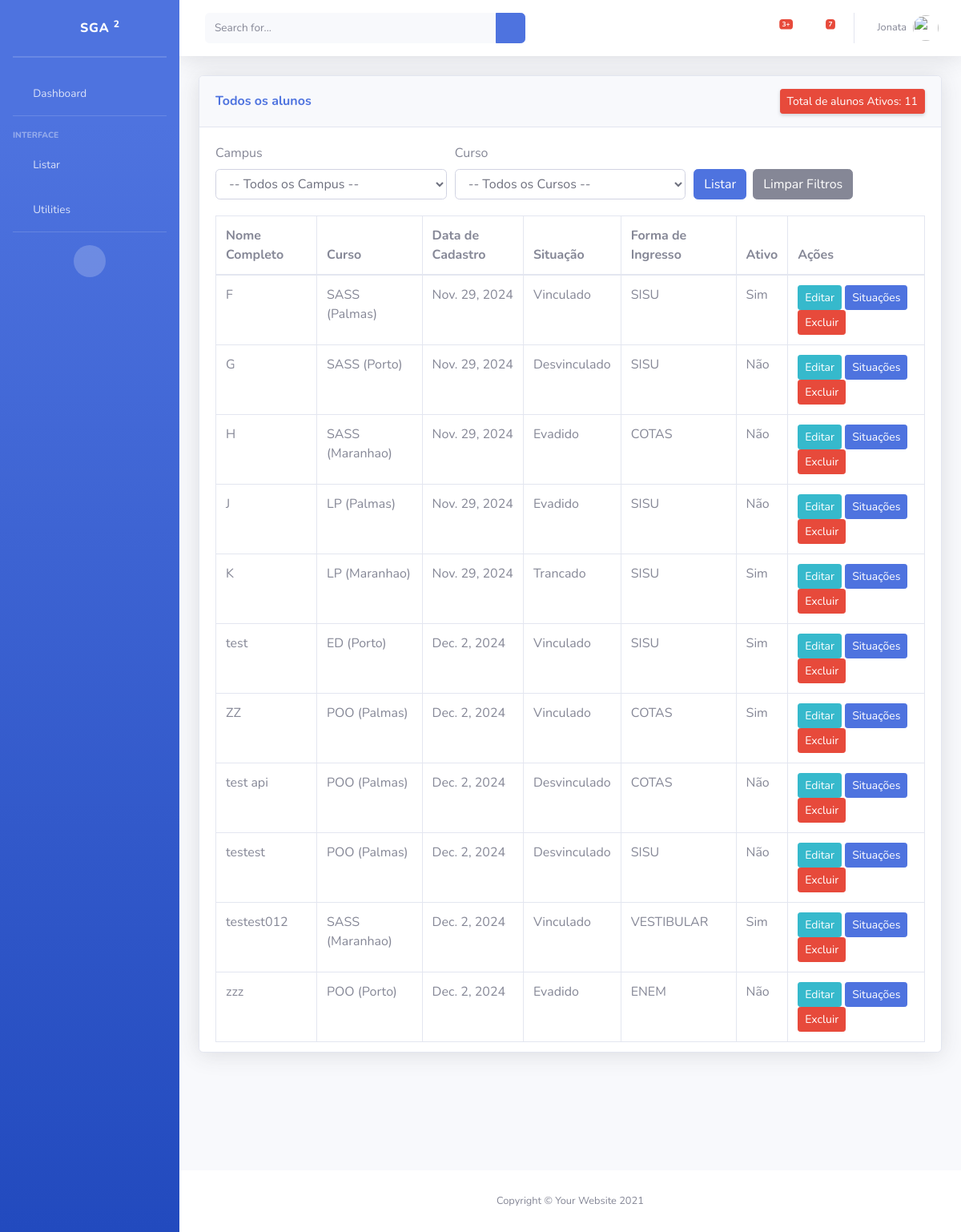
Before: /alunos/ with the older database file.
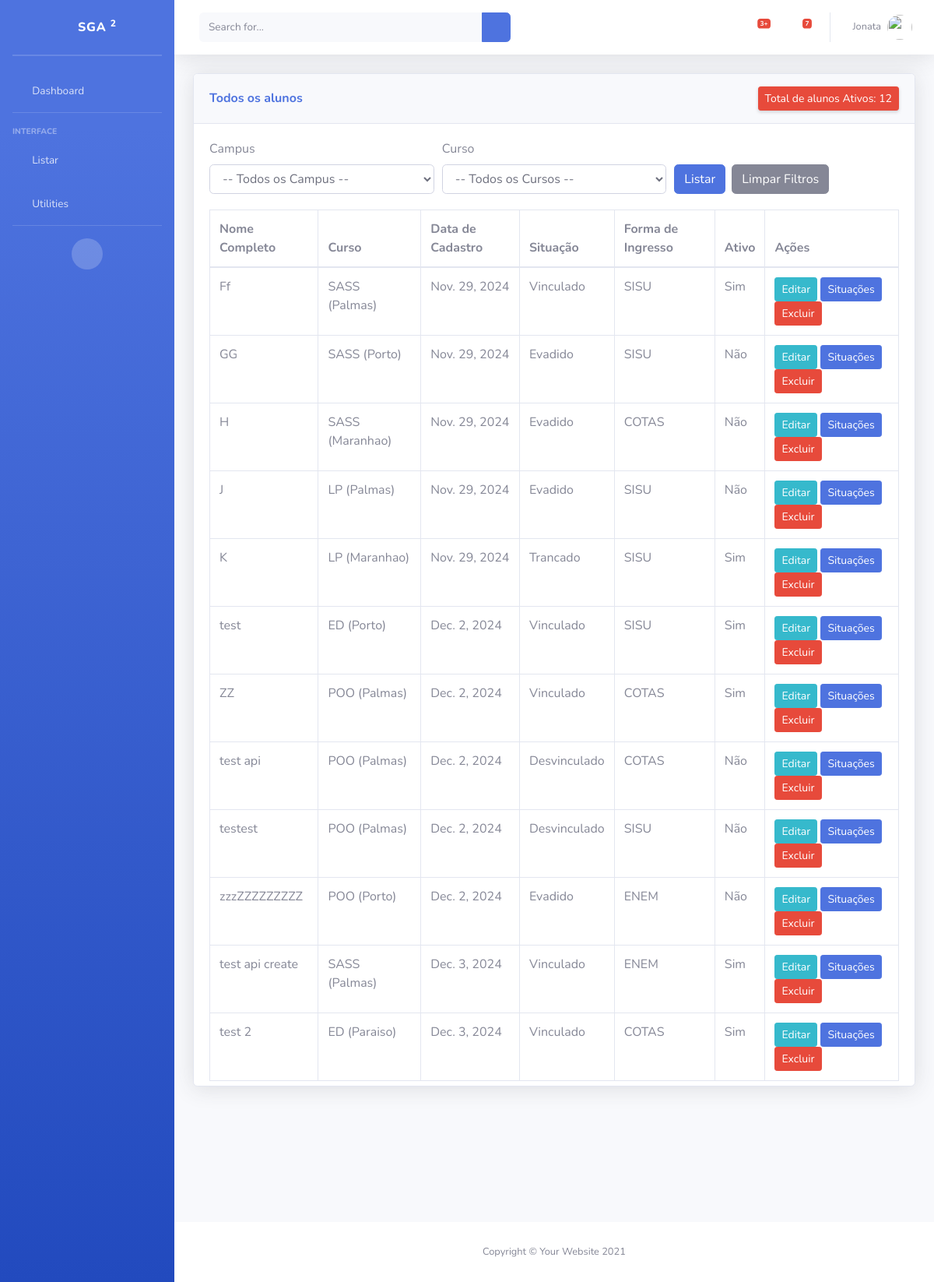
After: the same page with the newer database file.
### piloto/models/Aluno.py (models this page shows, shortened)
class Aluno(models.Model):
    nomeCompleto = models.CharField('Nome completo', max_length=500, help_text='')
    cpf = models.CharField('CPF', max_length=11, unique=True, help_text='')
    matricula = models.CharField('Matricula', max_length=10, unique=True, editable=False)
    curso = models.ForeignKey(Curso, verbose_name="Curso", on_delete=models.PROTECT)
    dataNascimento = models.DateField("Data de nascimento", null=True, blank=True)
    foto = models.ImageField("Foto Aluno", upload_to='alunos_fotos/', blank=True, null=True)
    formaIngresso = models.ForeignKey(FormaIngresso, verbose_name="Forma de Ingresso", on_delete=models.PROTECT)
    situacao = models.ForeignKey(Situacao, verbose_name="Situacao", on_delete=models.PROTECT, null=True, blank=True)
    dataCadastro = models.DateField('data de cadastro', default=date.today)
    dataUpdate = models.DateTimeField('Ultima atualização', auto_now=True)
    ativo = models.BooleanField("Ativo", default=True)
    class Meta:
        verbose_name = "Aluno"
        verbose_name_plural = "Alunos"

### piloto/models/Curso.py (models this page shows)
class Curso(models.Model):
    nome = models.CharField("Nome do Curso", max_length=100)
    campus = models.ForeignKey(Campus, verbose_name="Campus", on_delete=models.PROTECT)
    class Meta:
        verbose_name = "Curso"
        verbose_name_plural = "Cursos"
    def __str__(self):
        return f"{self.nome} ({self.campus.nome})"

### piloto/models/Campus.py (models this page shows, shortened)
class Campus(models.Model):
    nome = models.CharField("Nome do Campus", max_length=100, unique=True)
    class Meta:
        verbose_name = "Campus"
        verbose_name_plural = "Campi"

### piloto/models/Situacao.py (models this page shows)
class Situacao(models.Model):
    nome = models.CharField("Nome Da Situacao", max_length=50)
    estaNaInstituicao = models.BooleanField("ativo na instituicao",default=True)
    class Meta:
        verbose_name = "Situação"
        verbose_name_plural = "Situações"
    def __str__(self):
        return self.nome

### piloto/models/FomaIngresso.py (models this page shows)
class FormaIngresso(models.Model):
    nome = models.CharField("Forma de ingresso", max_length=50, unique=True)
    class Meta:
        verbose_name = "Ingresso"
        verbose_name_plural = "formaIngresso"
    def __str__(self):
        return self.nome

### piloto/views/ListaAlunosView.py (the view)
# urls.py: path('alunos/', ListaAlunosView.as_view(), name='listaAlunos'),
class ListaAlunosView(ListView):
    model = Aluno
    template_name = 'listas/ListarAlunos.html'
    context_object_name = 'alunos'
    def get_queryset(self):
        queryset = Aluno.objects.filter(ativo=True)  # Filtra apenas os alunos ativos
        campus_filter = self.request.GET.get('campus', '')  # Captura o filtro de campus
        curso_filter = self.request.GET.get('curso', '')  # Captura o filtro de curso
        if campus_filter:
            queryset = queryset.filter(curso__campus__id=campus_filter)
        if curso_filter:
            queryset = queryset.filter(curso__id=curso_filter)
        for aluno in queryset:
            aluno.ativoNaInstituicao = "Sim" if aluno.situacao and aluno.situacao.estaNaInstituicao else "Não"
        return queryset
    def get_context_data(self, **kwargs):
        context = super().get_context_data(**kwargs)
        context['campus_options'] = Campus.objects.all()  # Envia todos os campi
        context['curso_options'] = Curso.objects.all()  # Envia todos os cursos
        context['formas_ingresso'] = FormaIngresso.objects.all()
        context['situacao_option'] = Situacao.objects.all()
        context['campus_filter'] = self.request.GET.get('campus', '')  # Último valor de campus
        context['curso_filter'] = self.request.GET.get('curso', '')  # Último valor de curso
        context['total_ativo'] = Aluno.objects.filter(ativo=True).count()
        return context

### templates/listas/ListarAlunos.html (shortened to what this page needs)
{% extends 'Base.html' %}
{% load static %}
{% block content %}
<div class="container-fluid">
    <div class="card shadow mb-4">
        <div class="card-header py-3 d-flex align-items-center justify-content-between">
            <h6 class="m-0 font-weight-bold text-primary">Todos os alunos</h6>
            <a href="#" class="d-none d-sm-inline-block btn btn-sm btn-danger shadow-sm">
                Total de alunos Ativos: {{ total_ativo }}
            </a>
        </div>
        <div class="card-body" style="max-height: 75vh; overflow-y: auto;">
            <form method="GET" action="{% url 'listaAlunos' %}">
                <div class="form-row">
                    <div class="col">
                        <label for="campus">Campus</label>
                        <select class="form-control" name="campus" id="campus">
                            <option value="">-- Todos os Campus --</option>
                        </select>
                    </div>
                    <div class="col">
                        <label for="curso">Curso</label>
                        <select class="form-control" name="curso" id="curso">
                            <option value="">-- Todos os Cursos --</option>
                        </select>
                    </div>
                    <div class="col">
                        <button type="submit" class="btn btn-primary" style="margin-top: 32px;">Listar</button>
                        <a href="{% url 'listaAlunos' %}" class="btn btn-secondary" style="margin-top: 32px; margin-left: 4px;">Limpar Filtros</a>
                    </div>
                </div>
            </form>
            <div class="table-responsive" style="margin-top: 20px;">
                <table class="table table-bordered" id="dataTable" width="100%" cellspacing="0">
                    <thead>
                        <tr>
                            <th>Nome Completo</th>
                            <th>Curso</th>
                            <th>Data de Cadastro</th>
                            <th>Situação</th>
                            <th>Forma de Ingresso</th>
                            <th>Ativo</th>
                            <th>Ações</th>
                        </tr>
                    </thead>
                    <tbody>
                        {% for aluno in alunos %}
                            <tr>
                                <td>{{ aluno.nomeCompleto }}</td>
                                <td>{{ aluno.curso }}</td>
                                <td>{{ aluno.dataCadastro }}</td>
                                <td>{{ aluno.situacao }}</td>
                                <td>{{ aluno.formaIngresso }}</td>
                                <td>{{ aluno.ativoNaInstituicao }}</td>
                                <td>
                                    <a href="{% url 'editarAluno' aluno.id %}" class="btn btn-info btn-sm">Editar</a>
                                    <button class="btn btn-primary btn-sm" data-toggle="modal" data-target="#situacaoModal{{ aluno.id }}">
                                        Situações
                                    </button>
                                    <a href="{% url 'excluirAluno' aluno.id %}" class="btn btn-danger btn-sm">Excluir</a>
                                </td>
                            </tr>
                        {% empty %}
                            <tr>
                                <td colspan="6" class="text-center">Nenhum aluno encontrado.</td>
                            </tr>
                        {% endfor %}
                    </tbody>
                </table>
            </div>
        </div>
    </div>
</div>
</div>
{% endblock %}

Changed rows visible on the page:
removed Aluno: nomeCompleto "testest012", curso "SASS (Maranhao)", dataCadastro "Dec. 2, 2024", situacao "Vinculado", formaIngresso "VESTIBULAR", ativoNaInstituicao "Sim"
changed Aluno (number 1 of 12 on the later page): nomeCompleto "F" → "Ff"
changed Aluno "SASS (Porto)": nomeCompleto "G" → "GG"; situacao "Desvinculado" → "Evadido"
changed Aluno "POO (Porto)": nomeCompleto "zzz" → "zzzZZZZZZZZZ"
added Aluno: nomeCompleto "test api create", curso "SASS (Palmas)", dataCadastro "Dec. 3, 2024", situacao "Vinculado", formaIngresso "ENEM", ativoNaInstituicao "Sim"
added Aluno: nomeCompleto "test 2", curso "ED (Paraiso)", dataCadastro "Dec. 3, 2024", situacao "Vinculado", formaIngresso "COTAS", ativoNaInstituicao "Sim"
Other visible differences:
{{ total_ativo }}: "11" → "12"
